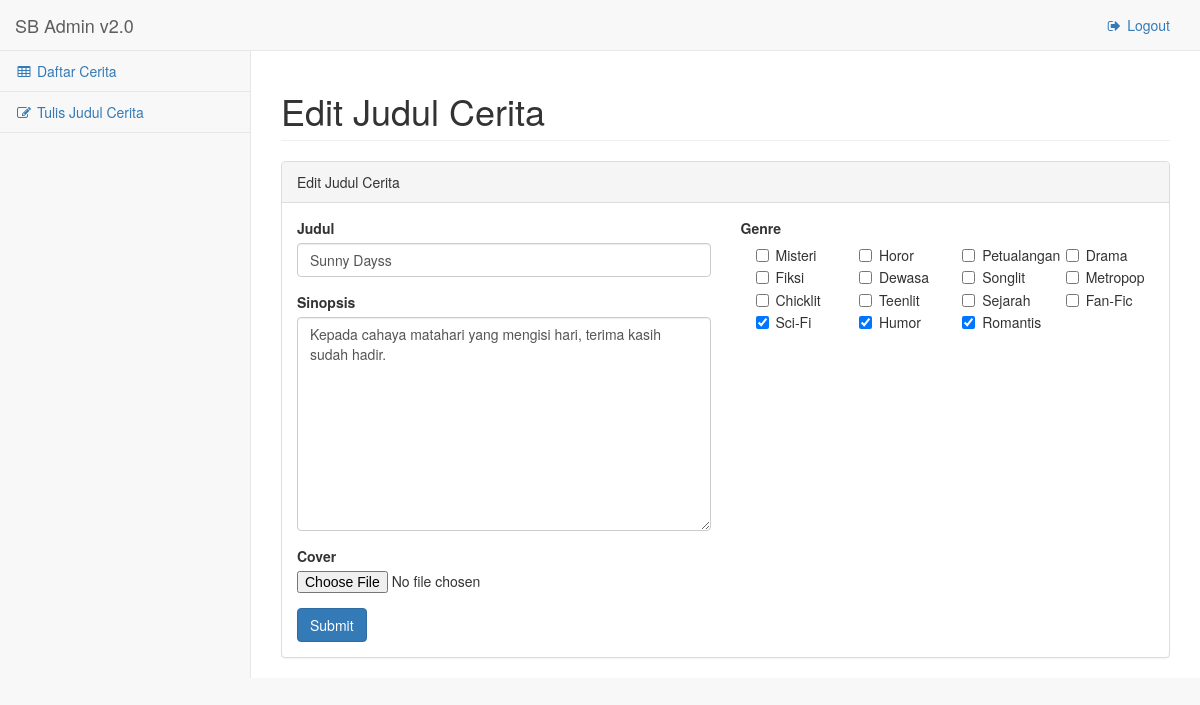
Screenshot of /template/pages/forms_edit.php?ID_CERITA=1 (signed in) with the database file from the repository.
### tables this page shows
CREATE TABLE `cerita` (
  `ID_CERITA` int(11) NOT NULL,
  `EMAIL` varchar(100) DEFAULT NULL,
  `JUDUL` varchar(100) DEFAULT NULL,
  `GAMBAR` varchar(500) NOT NULL,
  `SINOPSIS` varchar(10000) NOT NULL,
  `VIEW` int(11) DEFAULT '0',
  `TGL_POST` timestamp NOT NULL DEFAULT CURRENT_TIMESTAMP ON UPDATE CURRENT_TIMESTAMP,
  `STATUS` int(1) NOT NULL DEFAULT '0'
);

CREATE TABLE `genre` (
  `ID_GENRE` int(11) NOT NULL,
  `GENRE` varchar(20) DEFAULT NULL
);

### template/pages/forms_edit.php (the view, shortened to what this page needs)
<?php
include_once("../proses/connection/koneksi.php");
$id_cerita = $_GET['ID_CERITA'];
$genre = mysqli_query($mysqli, "SELECT * FROM genre");
$result_cerita = mysqli_query($mysqli, "SELECT * FROM cerita WHERE ID_CERITA=$id_cerita");
$cerita_genre = mysqli_query($mysqli, "SELECT * FROM cerita_genre WHERE ID_CERITA=$id_cerita");
$data = array();
while($cerita = mysqli_fetch_assoc($result_cerita))
{
    $judul = $cerita['JUDUL'];
    $sinopsis = $cerita['SINOPSIS'];
}
while($cg = mysqli_fetch_assoc($cerita_genre))
{
    array_push($data, $cg['ID_GENRE']);
}
?>
<!DOCTYPE html>
<html lang="en">
<head>
    <link href="../vendor/bootstrap/css/bootstrap.min.css" rel="stylesheet">
    <link href="../vendor/metisMenu/metisMenu.min.css" rel="stylesheet">
    <link href="../dist/css/sb-admin-2.css" rel="stylesheet">
    <link href="../vendor/font-awesome/css/font-awesome.min.css" rel="stylesheet" type="text/css">
</head>
<body>
    <div id="wrapper">
        <nav class="navbar navbar-default navbar-static-top" role="navigation" style="margin-bottom: 0">
            <div class="navbar-header">
                <a class="navbar-brand" href="tables.php">SB Admin v2.0</a>
            </div>
            <ul class="nav navbar-top-links navbar-right">
                <li>
					<a href="logout.php"><i class="fa fa-sign-out fa-fw"></i> Logout</a>
                </li>
            </ul>
            <div class="navbar-default sidebar" role="navigation">
                <div class="sidebar-nav navbar-collapse">
                    <ul class="nav" id="side-menu">
                        <li>
                            <a href="tables.php"><i class="fa fa-table fa-fw"></i> Daftar Cerita</a>
                        </li>
                        <li>
                            <a href="forms.php"><i class="fa fa-edit fa-fw"></i> Tulis Judul Cerita</a>
                        </li>
                    </ul>
                </div>
            </div>
        </nav>
        <div id="page-wrapper">
            <div class="row">
                <div class="col-lg-12">
                    <h1 class="page-header">Edit Judul Cerita</h1>
                </div>
            </div>
            <div class="row">
                <div class="col-lg-12">
                    <div class="panel panel-default">
                        <div class="panel-heading">
                            Edit Judul Cerita
                        </div>
                        <div class="panel-body">
						    <form action="forms_edit.php?ID_CERITA=<?php echo $id_cerita;?>" method="post" name="form1" enctype="multipart/form-data">
								<div class="row">
									<div class="col-lg-6">
											<div class="form-group">
												<label>Judul</label>
												<input name="judul" class="form-control" placeholder="Masukkan judul" value="<?php echo $judul;?>">
											</div>
											<div class="form-group">
												<label>Sinopsis</label>
												<textarea name="sinopsis" class="form-control" rows="10" placeholder="Masukkan sinopsis"><?php echo $sinopsis;?></textarea>
											</div>
											<div class="form-group">
												<label>Cover</label>
												<input type="file" name="cover">
											</div>
									<input type="submit" name="submit" class="btn btn-primary" value="Submit"/>
									</div>
									<div class="col-lg-6">
											<div class="form-group">
												<label>Genre</label>
												<br>
												<?php
													while($result = mysqli_fetch_array($genre)) {
														echo "<div class='col-lg-3'>";
														echo "<label class='checkbox-inline'>";
														echo "<input name='genre[]' type='checkbox' value=".$result['ID_GENRE'];
														for($i = 0; $i < count($data); $i++) {
															if($data[$i] == $result['ID_GENRE']) {
																echo " checked";
															}
														}
														echo " >".$result['GENRE'];
														echo "</label></div>";
													}
												?>
											</div>
									</div>
								</div>
							</form>
                        </div>
                    </div>
                </div>
            </div>
        </div>
    </div>
</body>
</html>

### rows the page displays
cerita: judul "Sunny Dayss", sinopsis "Kepada cahaya matahari yang mengisi hari, terima kasih sudah hadir."
genre: GENRE "Misteri"
genre: GENRE "Horor"
genre: GENRE "Petualangan"
genre: GENRE "Drama"
genre: GENRE "Fiksi"
genre: GENRE "Dewasa"
genre: GENRE "Songlit"
genre: GENRE "Metropop"
genre: GENRE "Chicklit"
genre: GENRE "Teenlit"
genre: GENRE "Sejarah"
genre: GENRE "Fan-Fic"
genre: ID_GENRE "☑", GENRE "Sci-Fi"
genre: ID_GENRE "☑", GENRE "Humor"
genre: ID_GENRE "☑", GENRE "Romantis"
